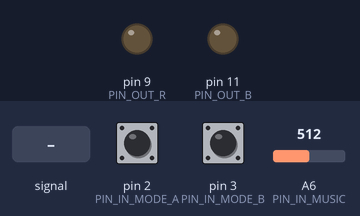
Recording of a sketch running on a simulated Arduino Nano, built with avr-gcc and run on an emulated ATmega328P. Parts: output pins drawn as LEDs (lit = HIGH). Inputs (shaded band) come from the test bench; at power-on: pin 2 (PIN_IN_MODE_A) HIGH, pin 3 (PIN_IN_MODE_B) HIGH, A6 (PIN_IN_MUSIC) = 512.

Above: at 1.2 s.
1.3 s: A6 (PIN_IN_MUSIC) fed a 200 Hz sine of ±81 counts around its level
At 2.5 s:
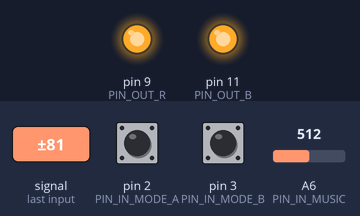
4.3 s: pin 2 (PIN_IN_MODE_A) pulled LOW for 3.2 s
Timing chart, 0 to 10.4 s (numbered marks = the images above; inputs shaded):
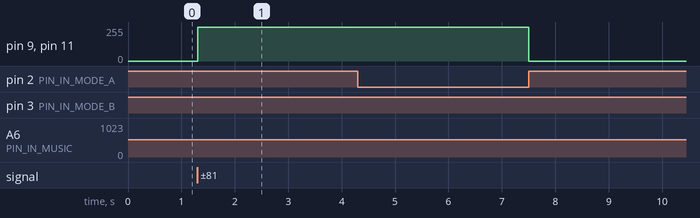

Measured:
- after the input at 1.3 s, pin 9 (PIN_OUT_R), pin 11 (PIN_OUT_B): 0/255 → 255/255 at once

The sketch:

auto_leveling.ino
```cpp
#include <stdint.h>

#define DEBUG false
#define LOG(message) if (DEBUG) { Serial.print(message); }
#define LOGLN(message) if (DEBUG) { Serial.println(message); }

#define PIN_IN_MUSIC A6
#define PIN_IN_MODE_A 2
#define PIN_IN_MODE_B 3
#define PIN_OUT_R 9
#define PIN_OUT_B 11

#define MODE_CONSTANT_PURPLE 0
#define MODE_CONSTANT_RED 1
#define MODE_MUSIC_PURPLE 2

#define THRESHOLD_CUTOFF_VALUE 0.008
#define SAMPLE_WINDOW_MS 20
#define DEFAULT_INPUT_SCALE 30.0
#define AUTO_LEVEL_WINDOW_SIZE_MS 3000.0
#define AUTO_LEVEL_WINDOW_MAX_TARGET 0.95

// global variables
uint32_t lastSampleTimeMs;
double inputAccumulator;
double inputScale;
uint32_t lastScaleTimeMs;
double autoLevelWindowMax;

void setup(){
  // Set the REF pin to output 1.1V
  analogReference(INTERNAL);

  // Set input modes
  pinMode(PIN_IN_MUSIC, INPUT);
  pinMode(PIN_IN_MODE_A, INPUT_PULLUP);
  pinMode(PIN_IN_MODE_B, INPUT_PULLUP);

  // Set output modes
  pinMode(PIN_OUT_R, OUTPUT);
  pinMode(PIN_OUT_B, OUTPUT);

  // init global variables
  inputAccumulator = 0;
  inputScale = DEFAULT_INPUT_SCALE;
  autoLevelWindowMax = 0;
  lastSampleTimeMs = millis();
  lastScaleTimeMs = millis();

  if (DEBUG) {
    // initialize debug logs
    Serial.begin(115200);
  }
}

int readMode() {
  int modeA = digitalRead(PIN_IN_MODE_A);
  int modeB = digitalRead(PIN_IN_MODE_B);

  // pins are active-low
  if (modeA == LOW && modeB == HIGH) {
    return MODE_CONSTANT_PURPLE;
  }
  if (modeA == HIGH && modeB == LOW) {
    return MODE_CONSTANT_RED;
  }

  // otherwise, respond to music
  // not possible to have A == B == LOW
  return MODE_MUSIC_PURPLE;
}

void loop() {
  // check the mode
  int mode = readMode();
  if (mode == MODE_CONSTANT_PURPLE) {
    digitalWrite(PIN_OUT_R, HIGH);
    digitalWrite(PIN_OUT_B, HIGH);
    return;
  } else if (mode == MODE_CONSTANT_RED) {
    digitalWrite(PIN_OUT_R, HIGH);
    digitalWrite(PIN_OUT_B, LOW);
    return;
  }

  // read a sampled input value
  double normalized = readNormalized();

  if (DEBUG) {
    LOG("in: ")
    char str[16];
    dtostrf(normalized, 7, 5, str);
    LOG(str)
  }

  // noise floor threshold
  normalized = thresholdFilter(normalized);

  // update the auto-level logic
  adjustScaleForInput(normalized);

  // scale the input
  normalized *= inputScale;
  LOG("; scale: ")
  LOG(inputScale)
  LOG(" --> ")
  LOG(normalized)

  // correct the gamma for LED intensity and POV perception
  double output = convertGamma(normalized);
  LOG("; out: ")
  LOG(output)

  // set the PWM output
  writeOutputPwm(output);
}

double readNormalized() {
  // get the time
  uint32_t nowMs = millis();
  uint32_t timeSinceLastSampleMs = nowMs - lastSampleTimeMs;

  // the input wave is centered around 0.55V
  // read the raw input and convert to magnitude from center
  int inValue = analogRead(PIN_IN_MUSIC);
  int zeroCentered = inValue - 512;
  double absValue = (double) convertAbs(zeroCentered);

  // normalize the magnitude (map onto [0..1])
  double normalized = absValue / 512.0;
  normalized = constrain(normalized, 0.0, 1.0);

  // update the low-pass filter with the new input value
  double sampleProportion = (double) timeSinceLastSampleMs / SAMPLE_WINDOW_MS;
  inputAccumulator = sampleProportion * normalized + (1.0 - sampleProportion) * inputAccumulator;

  // remember the time
  lastSampleTimeMs = nowMs;

  return inputAccumulator;
}

double thresholdFilter(double input) {
  if (input < THRESHOLD_CUTOFF_VALUE) {
    return 0;
  }
  return input;
}

/*
 *  The eye is more sensitive to changes in intensity at low levels than at high
 *  levels. Curve the output to counteract this property in order to approximate
 *  a perceived linear intensity scale.
 */
double convertGamma(double x) {
  return pow(x, 1.5);
}

/*
 *  Auto-leveling logic:
 *  Record the maximum range of the input over a given window interval. Then, set the
 *  scale so that this range is re-mapped onto the range [0..1]. Update the scale value
 *  once every window interval, repeating continuously.
 */
void adjustScaleForInput(double normalizedInput) {
  // get the time
  uint32_t nowMs = millis();
  uint32_t timeSinceLastScaleUpdateMs = nowMs - lastScaleTimeMs;

  // remember the maximum value
  autoLevelWindowMax = max(autoLevelWindowMax, normalizedInput);

  if (DEBUG) {
    LOG("; wMax: ")
    char str[16];
    dtostrf(autoLevelWindowMax, 7, 5, str);
    LOG(str)
  }

  // if the window interval has elapsed, update the scale
  if (timeSinceLastScaleUpdateMs > AUTO_LEVEL_WINDOW_SIZE_MS) {
    inputScale = autoLevelWindowMax > 0 ? AUTO_LEVEL_WINDOW_MAX_TARGET / autoLevelWindowMax : DEFAULT_INPUT_SCALE;

    // reset the max
    autoLevelWindowMax = 0;

    // reset the window timer
    lastScaleTimeMs = nowMs;
  }
}

// converts an int to an unsigned 32-bit int equal to the magnitude of the input
uint32_t convertAbs(int val) {
  if (val < 0) {
    return (uint32_t) -val;
  }
  return (uint32_t) val;
}

// sets the PWM outputs to have the given duty cycle
void writeOutputPwm(double duty) {
  // map onto and constrain to [0..255]
  int output = (int) (duty * 255);
  output = constrain(output, 0, 255);
  LOG("; outPwm: ")
  LOGLN(output)

  // set the output PWM
  analogWrite(PIN_OUT_R, output);
  analogWrite(PIN_OUT_B, output);
}
```
